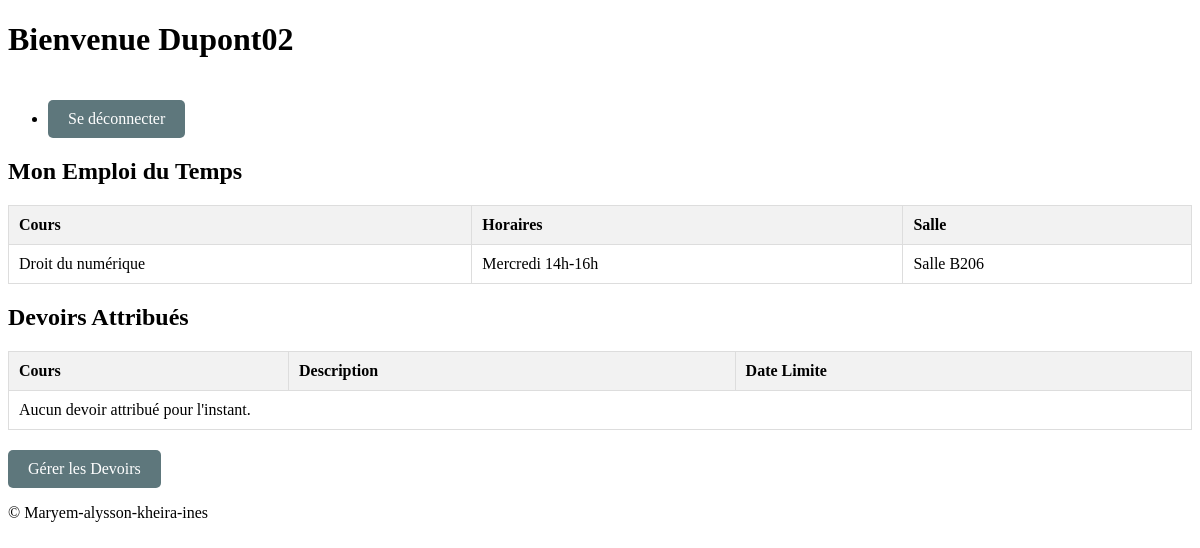
The page / (signed in) on the database its author committed.
### tables this page shows
CREATE TABLE `cours` (
  `id` int(11) NOT NULL,
  `nom` varchar(255) NOT NULL,
  `code` int(11) NOT NULL,
  `credits` int(11) NOT NULL,
  `formation` enum('LP','DEUST','BOTH') DEFAULT 'BOTH',
  `horaires_dates` text DEFAULT NULL,
  `salle_classe` varchar(255) DEFAULT NULL,
  `semestre` int(1) NOT NULL
);

### index.php (the view, shortened to what this page needs)
<?php
include('inc.connexion.php');
$user_id = $_SESSION['user_id'];
$query = "SELECT role FROM enseignants WHERE id = :user_id";
$stmt = $bdd->prepare($query);
$stmt->bindParam(':user_id', $user_id, PDO::PARAM_INT);
$stmt->execute();
$role_data = $stmt->fetch(PDO::FETCH_ASSOC);
$role = $role_data['role'];
function getCourses() {
    global $bdd;
    $query = "SELECT c.id, c.nom, c.horaires_dates, c.salle_classe, e.identifiant AS professeur
              FROM cours c
              JOIN cours_enseignants ce ON c.id = ce.id_cours
              JOIN enseignants e ON ce.id_prof = e.id";
    $stmt = $bdd->prepare($query);
    $stmt->execute();
    return $stmt->fetchAll(PDO::FETCH_ASSOC);
}
function getTeacherCourses() {
    global $bdd;
    $query = "
        SELECT
            e.id AS enseignant_id,
            e.identifiant AS enseignant,
            c.nom AS cours_nom,
            c.code AS cours_code,
            c.credits AS cours_credits
        FROM enseignants e
        JOIN cours_enseignants ce ON e.id = ce.id_prof
        JOIN cours c ON ce.id_cours = c.id";
    $stmt = $bdd->prepare($query);
    $stmt->execute();
    return $stmt->fetchAll(PDO::FETCH_ASSOC);
}
$teacher_courses = getTeacherCourses();
function getTeacherSchedule($user_id) {
    global $bdd;
    $query = "SELECT c.nom, c.horaires_dates, c.salle_classe
              FROM cours c
              JOIN cours_enseignants ce ON c.id = ce.id_cours
              WHERE ce.id_prof = :user_id";
    $stmt = $bdd->prepare($query);
    $stmt->bindParam(':user_id', $user_id, PDO::PARAM_INT);
    $stmt->execute();
    return $stmt->fetchAll(PDO::FETCH_ASSOC);
}
$courses = getCourses();
$teacher_schedule = getTeacherSchedule($user_id);
?>
<!DOCTYPE html>
<html lang="fr">
<head>
    <link rel="stylesheet" href="assets/style.css">
</head>
<body>
<header>
    <h1>Bienvenue <?php echo htmlspecialchars($_SESSION['username']); ?></h1>
    <nav>
        <ul>
            <li><a class="btn" href="session_deconnexion.php">Se déconnecter</a></li>
        </ul>
    </nav>
</header>
<main>
     <?php if ($role === 'admin') { ?>
        <section>
            <h2>Gestion des Cours</h2>
            <table>
                <thead>
                    <tr>
                        <th>Cours</th>
                        <th>Horaires</th>
                        <th>Professeur</th>
                    </tr>
                </thead>
                <tbody>
                    <?php foreach ($courses as $course) { ?>
                        <tr>
                            <td><?php echo htmlspecialchars($course['nom']); ?></td>
                            <td><?php echo htmlspecialchars($course['horaires_dates']); ?></td>
                            <td><?php echo htmlspecialchars($course['professeur']); ?></td>
                        </tr>
                    <?php } ?>
                </tbody>
            </table>
        </section>
        <section>
    <h2>Liste des Enseignants et Cours</h2>
    <table>
        <thead>
            <tr>
                <th>Enseignant</th>
                <th>Nom du Cours</th>
                <th>Code</th>
                <th>Crédits</th>
            </tr>
        </thead>
        <tbody>
            <?php foreach ($teacher_courses as $course) { ?>
                <tr>
                    <td><?php echo htmlspecialchars($course['enseignant']); ?></td>
                    <td><?php echo htmlspecialchars($course['cours_nom']); ?></td>
                    <td><?php echo htmlspecialchars($course['cours_code']); ?></td>
                    <td><?php echo htmlspecialchars($course['cours_credits']); ?></td>
                </tr>
            <?php } ?>
        </tbody>
    </table>
    <div>
                <a class="btn" href="gestion_cours.php">Gestion des cours</a>
                <a class="btn" href="gestion_enseignants.php">Gestion des Enseignants</a>
            </div>
</section>
    <?php } elseif ($role === 'prof') { ?>
        <section>
            <h2>Mon Emploi du Temps</h2>
            <table>
                <thead>
                    <tr>
                        <th>Cours</th>
                        <th>Horaires</th>
                        <th>Salle</th>
                    </tr>
                </thead>
                <tbody>
                    <?php foreach ($teacher_schedule as $course) { ?>
                        <tr>
                            <td><?php echo htmlspecialchars($course['nom']); ?></td>
                            <td><?php echo htmlspecialchars($course['horaires_dates']); ?></td>
                            <td><?php echo htmlspecialchars($course['salle_classe']); ?></td>
                        </tr>
                    <?php } ?>
                </tbody>
            </table>
        </section>
        <section>
    <h2>Devoirs Attribués</h2>
    <table>
        <thead>
            <tr>
                <th>Cours</th>
                <th>Description</th>
                <th>Date Limite</th>
            </tr>
        </thead>
        <tbody>
            <?php
            function getTeacherAssignments($user_id) {
                global $bdd;
                $query = "SELECT d.description, d.date_limite, c.nom AS cours, e.identifiant AS enseignant
                          FROM devoirs d
                          JOIN cours c ON d.id_cours = c.id
                          JOIN cours_enseignants ce ON c.id = ce.id_cours
                          JOIN enseignants e ON ce.id_prof = e.id
                          WHERE ce.id_prof = :user_id";
                $stmt = $bdd->prepare($query);
                $stmt->bindParam(':user_id', $user_id, PDO::PARAM_INT);
                $stmt->execute();
                return $stmt->fetchAll(PDO::FETCH_ASSOC);
            }
            $teacher_assignments = getTeacherAssignments($user_id);
            if (empty($teacher_assignments)) { ?>
                <tr>
                    <td colspan="4">Aucun devoir attribué pour l'instant.</td>
                </tr>
            <?php } ?>
        </tbody>
    </table>
    <a class="btn" href="cours-enseignants.php">Gérer les Devoirs</a>
</section>
    <?php } ?>
</main>
<footer>
        <p>&copy; Maryem-alysson-kheira-ines</p>
    </footer>
</body>
</html>

### assets/style.css (style rules this page uses)
table { width: 100%; border-collapse: collapse; }
th, td { border: 1px solid #ddd; padding: 10px; text-align: left; }
th { background-color: #f2f2f2; }
.btn { display: inline-block; background-color: #5e777c; color: #fff; padding: 10px 20px; border-radius: 5px; text-decoration: none; margin-top: 20px; }

### rows shown on the page
cours: nom "Droit du numérique", horaires_dates "Mercredi 14h-16h", salle_classe "Salle B206"

### other values the page prints
$_SESSION['username'] "Dupont02"
